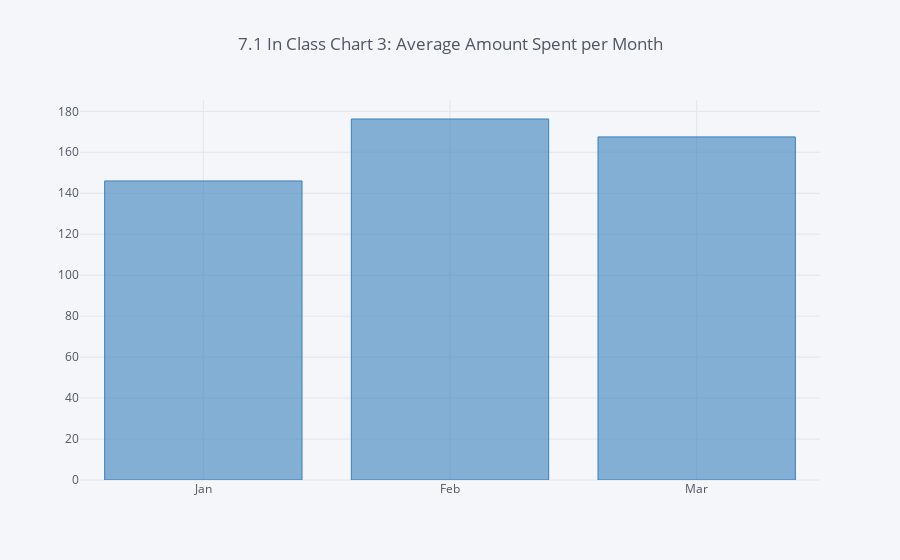

Here is the notebook cell this chart was saved with:
### Code cell
month_name = ['Jan', 'Feb', 'Mar']

month[month_name].iplot(kind='bar', 
            theme='pearl',
            color='blue',
            title='7.1 In Class Chart 3: Average Amount Spent per Month')

### Figure 1 — Plotly figure (JSON) as saved in the notebook; plotly's stock layout.template omitted (floating-point values rounded to 4 significant figures)
{"data": [{"marker": {"color": "rgba(55, 128, 191, 0.6)", "line": {"color": "rgba(55, 128, 191, 1.0)", "width": 1}}, "name": "Amount", "orientation": "v", "text": "", "type": "bar", "uid": "98ef4bc8-dc44-4d4e-a8e9-693ca9c05e93", "x": ["Jan", "Feb", "Mar"], "y": [146, 176.2, 167.5]}], "layout": {"legend": {"bgcolor": "#F5F6F9", "font": {"color": "#4D5663"}}, "paper_bgcolor": "#F5F6F9", "plot_bgcolor": "#F5F6F9", "title": {"font": {"color": "#4D5663"}, "text": "7.1 In Class Chart 3: Average Amount Spent per Month"}, "xaxis": {"gridcolor": "#E1E5ED", "showgrid": true, "tickfont": {"color": "#4D5663"}, "title": {"font": {"color": "#4D5663"}, "text": ""}, "zerolinecolor": "#E1E5ED"}, "yaxis": {"gridcolor": "#E1E5ED", "showgrid": true, "tickfont": {"color": "#4D5663"}, "title": {"font": {"color": "#4D5663"}, "text": ""}, "zerolinecolor": "#E1E5ED"}}}
